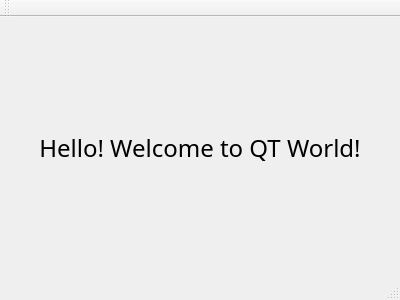
<?xml version="1.0" encoding="UTF-8"?>
<ui version="4.0">
 <class>MainWindow</class>
 <widget class="QMainWindow" name="MainWindow">
  <property name="geometry">
   <rect>
    <x>0</x>
    <y>0</y>
    <width>400</width>
    <height>300</height>
   </rect>
  </property>
  <property name="windowTitle">
   <string>MainWindow</string>
  </property>
  <property name="toolButtonStyle">
   <enum>Qt::ToolButtonTextBesideIcon</enum>
  </property>
  <property name="animated">
   <bool>true</bool>
  </property>
  <widget class="QWidget" name="centralWidget">
   <layout class="QGridLayout" name="gridLayout">
    <item row="0" column="0">
     <widget class="QLabel" name="label">
      <property name="font">
       <font>
        <family>宋体</family>
        <pointsize>18</pointsize>
       </font>
      </property>
      <property name="text">
       <string>Hello! Welcome to QT World!</string>
      </property>
      <property name="scaledContents">
       <bool>true</bool>
      </property>
      <property name="alignment">
       <set>Qt::AlignCenter</set>
      </property>
      <property name="wordWrap">
       <bool>false</bool>
      </property>
     </widget>
    </item>
   </layout>
  </widget>
  <widget class="QMenuBar" name="menuBar">
   <property name="geometry">
    <rect>
     <x>0</x>
     <y>0</y>
     <width>400</width>
     <height>26</height>
    </rect>
   </property>
  </widget>
  <widget class="QToolBar" name="mainToolBar">
   <attribute name="toolBarArea">
    <enum>TopToolBarArea</enum>
   </attribute>
   <attribute name="toolBarBreak">
    <bool>false</bool>
   </attribute>
  </widget>
  <widget class="QStatusBar" name="statusBar"/>
 </widget>
 <layoutdefault spacing="6" margin="11"/>
 <resources/>
 <connections/>
</ui>
